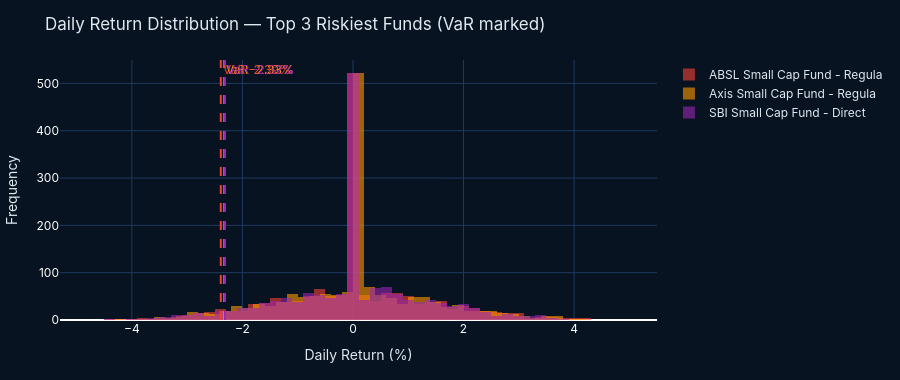

The notebook cell this image was saved under:
### Code cell
# Chart 2: Return distribution for top 3 riskiest funds
top3 = var_df.nsmallest(3,"var_95_pct")["amfi_code"].tolist()
colors_seq = [RED, ORANGE, "#9C27B0"]
fig2 = go.Figure()
for i, code in enumerate(top3):
    r = returns[code].dropna()*100
    name = var_df[var_df["amfi_code"]==code]["scheme_name"].values[0]
    name_short = name.replace(" - Regular Plan - Growth","")[:28]
    vline = var_df[var_df["amfi_code"]==code]["var_95_pct"].values[0]
    fig2.add_trace(go.Histogram(x=r, name=name_short, opacity=0.6,
        marker_color=colors_seq[i], nbinsx=60,
        hovertemplate=f"<b>{name_short}</b><br>Return: %{{x:.2f}}%<extra></extra>"))
    fig2.add_vline(x=vline, line_dash="dash", line_color=colors_seq[i],
        annotation_text=f"VaR {vline:.2f}%", annotation_font_color=colors_seq[i])
fig2.update_layout(**LAYOUT, title="Daily Return Distribution — Top 3 Riskiest Funds (VaR marked)",
    height=380, barmode="overlay", xaxis=dict(title="Daily Return (%)",tickfont=dict(color="white"),gridcolor="#1e3a5f"),
    yaxis=dict(title="Frequency",tickfont=dict(color="white"),gridcolor="#1e3a5f"))
fig2.show()

### Figure 1 — Plotly figure (JSON) as saved in the notebook; plotly's stock layout.template omitted (floating-point values rounded to 4 significant figures; data arrays with more than 128 entries replaced by an {"elided": "..."} marker saying what was removed)
{"data": [{"hovertemplate": "<b>ABSL Small Cap Fund - Regula</b><br>Return: %{x:.2f}%<extra></extra>", "marker": {"color": "#F44336"}, "name": "ABSL Small Cap Fund - Regula", "nbinsx": 60, "opacity": 0.6, "type": "histogram", "x": {"elided": "1607 float values"}}, {"hovertemplate": "<b>Axis Small Cap Fund - Regula</b><br>Return: %{x:.2f}%<extra></extra>", "marker": {"color": "#FF9800"}, "name": "Axis Small Cap Fund - Regula", "nbinsx": 60, "opacity": 0.6, "type": "histogram", "x": {"elided": "1607 float values"}}, {"hovertemplate": "<b>SBI Small Cap Fund - Direct </b><br>Return: %{x:.2f}%<extra></extra>", "marker": {"color": "#9C27B0"}, "name": "SBI Small Cap Fund - Direct ", "nbinsx": 60, "opacity": 0.6, "type": "histogram", "x": {"elided": "1607 float values"}}], "layout": {"annotations": [{"font": {"color": "#F44336"}, "showarrow": false, "text": "VaR -2.39%", "x": -2.391, "xanchor": "left", "xref": "x", "y": 1, "yanchor": "top", "yref": "y domain"}, {"font": {"color": "#FF9800"}, "showarrow": false, "text": "VaR -2.33%", "x": -2.328, "xanchor": "left", "xref": "x", "y": 1, "yanchor": "top", "yref": "y domain"}, {"font": {"color": "#9C27B0"}, "showarrow": false, "text": "VaR -2.32%", "x": -2.316, "xanchor": "left", "xref": "x", "y": 1, "yanchor": "top", "yref": "y domain"}], "barmode": "overlay", "font": {"color": "#e0e8f0", "family": "Inter"}, "height": 380, "margin": {"b": 60, "l": 60, "r": 40, "t": 60}, "paper_bgcolor": "#071320", "plot_bgcolor": "#071320", "shapes": [{"line": {"color": "#F44336", "dash": "dash"}, "type": "line", "x0": -2.391, "x1": -2.391, "xref": "x", "y0": 0, "y1": 1, "yref": "y domain"}, {"line": {"color": "#FF9800", "dash": "dash"}, "type": "line", "x0": -2.328, "x1": -2.328, "xref": "x", "y0": 0, "y1": 1, "yref": "y domain"}, {"line": {"color": "#9C27B0", "dash": "dash"}, "type": "line", "x0": -2.316, "x1": -2.316, "xref": "x", "y0": 0, "y1": 1, "yref": "y domain"}], "title": {"text": "Daily Return Distribution — Top 3 Riskiest Funds (VaR marked)"}, "xaxis": {"gridcolor": "#1e3a5f", "tickfont": {"color": "white"}, "title": {"text": "Daily Return (%)"}}, "yaxis": {"gridcolor": "#1e3a5f", "tickfont": {"color": "white"}, "title": {"text": "Frequency"}}}}
